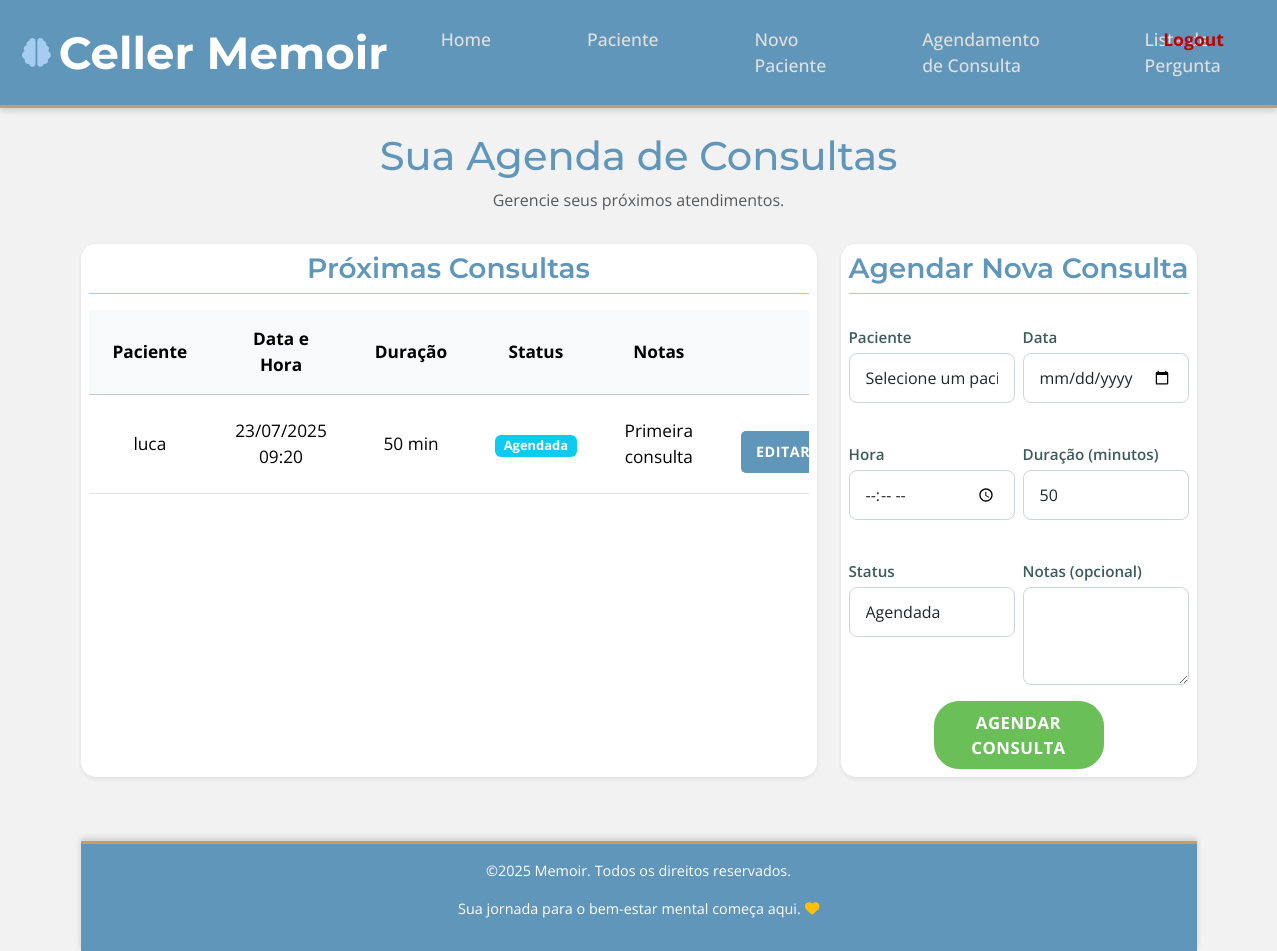
/psicologo/agenda (signed in), run on the app's committed database.
### backend/models.py (models this page shows, shortened)
class Consulta(db.Model):
    id = db.Column(db.Integer, primary_key=True)
    psicologo_id = db.Column(db.Integer, db.ForeignKey('user.id'), nullable=False)
    paciente_id = db.Column(db.Integer, db.ForeignKey('user.id'), nullable=False)
    data_hora = db.Column(db.DateTime, nullable=False)
    duracao_minutos = db.Column(db.Integer, default=50)
    status = db.Column(db.String(50), default='Agendada')
    notas = db.Column(db.Text)
    paciente_da_consulta = db.relationship(
        'Paciente',
        primaryjoin="Consulta.paciente_id == Paciente.id",
        foreign_keys=[paciente_id],
        lazy=True
    )
    psicologo_da_consulta = db.relationship(
        'User',
        primaryjoin="Consulta.psicologo_id == User.id",
        foreign_keys=[psicologo_id],
        lazy=True
    )

class Paciente(db.Model):
    id = db.Column(db.Integer, db.ForeignKey('user.id'), primary_key=True)
    nome = db.Column(db.String(100), nullable=False)
    data_nascimento = db.Column(db.Date, nullable=True)
    psicologo_id = db.Column(db.Integer, db.ForeignKey('user.id'), nullable=True)
    foto_perfil = db.Column(db.String(255), nullable=False, default='default.jpg')
    user_login = db.relationship(
        'User',
        back_populates='paciente_perfil',
        foreign_keys=[id],
        lazy=True,
        uselist=False
    )
    registros_emocoes = db.relationship('RegistroEmocao', backref='paciente_obj', lazy=True)
    respostas_questionario = db.relationship('RespostaQuestionario', backref='paciente_obj', lazy=True)
    respostas_pergunta = db.relationship('RespostaPergunta', backref='paciente_obj', lazy=True)

### backend/routes.py (the view, shortened to what this page needs)
@routes.route('/psicologo/agenda', methods=['GET', 'POST'])
@login_required
def psicologo_agenda():
    if current_user.tipo != 'psicologo':
        flash('Acesso negado. Você não é um psicólogo.', 'danger')
        return redirect(url_for('routes.login'))
    consultas = Consulta.query.filter_by(psicologo_id=current_user.id)\
                               .order_by(Consulta.data_hora.asc()).all()
    pacientes_do_psicologo = Paciente.query.filter_by(psicologo_id=current_user.id).all()
    from datetime import datetime as dt_now
    now = dt_now.utcnow()
    return render_template('psicologo_agenda.html', consultas=consultas, pacientes=pacientes_do_psicologo, now=now)

### backend/routes.py (called while the page is built, shortened)
@routes.app_context_processor
def inject_perguntas_pendentes():
    from sqlalchemy import func
    from backend.models import PsicologoPergunta, Paciente, RespostaPergunta
    from flask_login import current_user
    return dict(perguntas_pendentes=0)

### backend/templates/psicologo_agenda.html (shortened to what this page needs)
{% extends "base.html" %}
{% block content %}
<div class="row">
    <div class="col-12 mb-4">
        <h1 class="text-center">Sua Agenda de Consultas</h1>
        <p class="text-center text-muted">Gerencie seus próximos atendimentos.</p>
    </div>
     <div class="col-lg-8 mb-4 d-flex justify-content-center">
        <div class="card shadow-sm w-100">
            <div class="card-body d-flex flex-column align-items-center agendar-card-body">
                <h3 class="card-title mb-3 text-center w-100">Próximas Consultas</h3>
                {% if consultas %}
                <div class="table-responsive w-100">
                    <table class="table table-hover align-middle text-center m-0" style="min-width: 700px;">
                        <thead class="table-light">
                            <tr>
                                <th class="py-3 px-4 text-center">Paciente</th>
                                <th class="py-3 px-4 text-center">Data e Hora</th>
                                <th class="py-3 px-4 text-center">Duração</th>
                                <th class="py-3 px-4 text-center">Status</th>
                                <th class="py-3 px-4 text-center">Notas</th>
                                <th class="py-3 px-4 text-center"></th>
                            </tr>
                        </thead>
                        <tbody>
                            {% for consulta in consultas %}
                            <tr {% if consulta.data_hora < now %}class="table-secondary"{% endif %}>
                                <td class="py-3 px-4 text-center align-middle">{{ consulta.paciente_da_consulta.nome }}</td>
                                <td class="py-3 px-4 text-center align-middle">{{ consulta.data_hora.strftime('%d/%m/%Y %H:%M') }}</td>
                                <td class="py-3 px-4 text-center align-middle">{{ consulta.duracao_minutos }} min</td>
                                <td class="py-3 px-4 text-center align-middle">
                                    <span class="badge bg-{% if consulta.status == 'Agendada' %}info{% elif consulta.status == 'Realizada' %}success{% else %}secondary{% endif %}">
                                        {{ consulta.status }}
                                    </span>
                                </td>
                                <td class="py-3 px-4 text-center align-middle">{{ consulta.notas if consulta.notas else 'N/A' }}</td>
                                <td class="py-3 px-4 consulta-actions-cell text-center align-middle">
                                    <div class="d-flex gap-2 align-items-center justify-content-center consulta-action-buttons flex-wrap flex-md-nowrap w-100">
                                        <a href="{{ url_for('routes.edit_consulta', consulta_id=consulta.id) }}" class="btn btn-primary btn-sm consulta-btn mb-1 w-100 w-md-auto">Editar</a>
                                    </div>
                                </td>
                            </tr>
                            {% endfor %}
                        </tbody>
                    </table>
                </div>
                {% else %}
                <div class="alert alert-info text-center w-100" role="alert">
                    Você ainda não tem consultas agendadas.
                </div>
                {% endif %}
            </div>
        </div>
    </div>
       <div class="col-lg-4 mb-4 mx-auto d-flex justify-content-center">
        <div class="card shadow-sm w-100">
            <div class="card-body d-flex flex-column align-items-center agendar-card-body">
                <h3 class="card-title mb-3 text-center w-100">Agendar Nova Consulta</h3>
                    <form method="POST" action="{{ url_for('routes.psicologo_agenda') }}" class="w-100">
                        <div class="agendar-form-flex">
                            <div>
                                <label for="paciente_id" class="form-label">Paciente</label>
                                <select class="form-control" id="paciente_id" name="paciente_id" required>
                                    <option value="">Selecione um paciente</option>
                                </select>
                            </div>
                            <div>
                                <label for="data_consulta" class="form-label">Data</label>
                                <input type="date" class="form-control" id="data_consulta" name="data_consulta" required>
                            </div>
                            <div>
                                <label for="hora_consulta" class="form-label">Hora</label>
                                <input type="time" class="form-control" id="hora_consulta" name="hora_consulta" required>
                            </div>
                            <div>
                                <label for="duracao_minutos" class="form-label">Duração (minutos)</label>
                                <input type="number" class="form-control" id="duracao_minutos" name="duracao_minutos" value="50" min="10" required>
                            </div>
                            <div>
                                <label for="status" class="form-label">Status</label>
                                <select class="form-control" id="status" name="status" required>
                                    <option value="Agendada" selected>Agendada</option>
                                </select>
                            </div>
                            <div>
                                <label for="notas" class="form-label">Notas (opcional)</label>
                                <textarea class="form-control" id="notas" name="notas" rows="3"></textarea>
                            </div>
                        </div>
                        <div class="text-center">
                            <button type="submit" class="btn btn-success agendar-submit-btn py-2">Agendar Consulta</button>
                        </div>
                    </form>
            </div>
        </div>
    </div>
{% endblock %}

### backend/static/style.css (style rules this page uses)
:root { --primary-color: #6096BA; --secondary-color: #A3CEF1; --background-light: #F2F2F2; --text-dark: #3D5B5B; --accent-color: #C69C6D; --alert-success-bg: #d4edda; --alert-success-text: #155724; --alert-success-border: #c3e6cb; --alert-error-bg: #f8d7da; --alert-error-text: #721c24; --alert-error-border: #f5c6cb; --alert-info-bg: #d1ecf1; --alert-info-text: #0c5460; --alert-info-border: #bee5eb; }
body { font-family: 'Open Sans', sans-serif; background-color: var(--background-light); color: var(--text-dark); min-height: 98dvh; display: Grid; grid-template-rows: auto 1fr auto; }
h1, h2, h3, h4, h5, h6, .navbar-brand, .card-title { font-family: 'Montserrat', sans-serif; color: var(--primary-color); text-align: center; }
.card { border: none; border-radius: 15px; box-shadow: 0 6px 12px rgba(0,0,0,0.1); transition: transform 0.3s ease-in-out, box-shadow 0.3s ease-in-out; background-color: #ffffff; }
.card-title { color: var(--primary-color); font-weight: 600; margin-bottom: 1rem; padding-bottom: 0.5rem; border-bottom: 1px solid var(--secondary-color); }
.btn { border-radius: 25px; padding: 0.75rem 1.5rem; font-weight: 700; font-size: 1.05rem; cursor: pointer; text-transform: uppercase; letter-spacing: 0.5px; transition: all 0.3s ease; display: block; margin: 0 auto; margin-top: 20px; }
.btn-primary { background-color: var(--primary-color); border-color: var(--primary-color); color: #fff; }
.btn-success { background-color: #6BBF59; border-color: #6BBF59; color: #fff; }
.form-control { border-radius: 8px; border: 1px solid #ced4da; padding: 0.75rem 1rem; transition: border-color 0.3s ease, box-shadow 0.3s ease; font-size: 1rem; width: 100%; max-width: 400px; box-sizing: border-box; margin-left: 1rem; margin-right: 1rem; }
label { font-weight: 600; color: var(--text-dark); margin-bottom: 0.5rem; font-size: 0.95rem; margin-top: 1rem; display: block; }
.row .card > .card-body { padding: 1.5rem; }
.table-responsive { overflow-x: auto; -webkit-overflow-scrolling: touch; }
.mb-3, .mb-4 { margin-bottom: 1rem !important; }
.consulta-action-buttons { gap: 10px; display: flex; align-items: center; }
.consulta-action-buttons .consulta-btn { width: 150px; text-align: center; padding: 10px 15px; font-size: 0.9rem; border-radius: 5px; border: none; cursor: pointer; display: inline-flex; justify-content: center; align-items: center; }
.consulta-actions-cell { text-align: right; vertical-align: middle; white-space: nowrap; }
.agendar-card-body { width: 100%; padding: 0.5rem !important; box-sizing: border-box; }
.table thead th, .table tbody td { vertical-align: middle; font-size: 1.08rem; padding: 10px 35px; text-align: center; }
.consulta-actions-cell { min-width: 150px; }
.card { min-width: 320px; }

### backend/templates/psicologo_agenda.html (style rules this page uses)
.agendar-form-flex { display: flex; flex-wrap: wrap; gap: 8px; justify-content: center; }
.agendar-form-flex > div { flex: 1 1 45%; min-width: 150px; margin-bottom: 1rem; }
.agendar-form-flex label.form-label { display: block; margin-bottom: 0.25rem; }
.agendar-form-flex .form-control { width: 100% !important; margin: 0 auto !important; }
.agendar-submit-btn { width: 50% !important; margin: 0 auto; display: block; }

### data on the page
Consulta: paciente_da_consulta.nome "luca", data_hora "23/07/2025 09:20", duracao_minutos "50", status "Agendada", notas "Primeira consulta"
